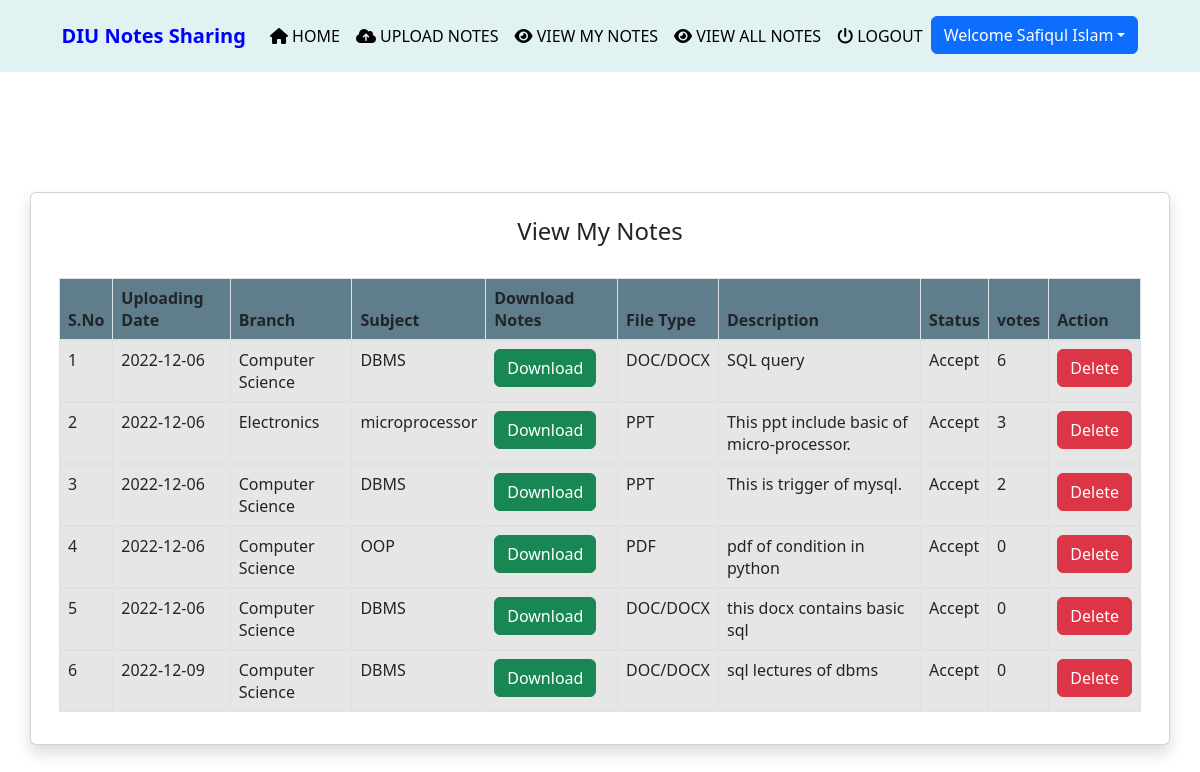
Screenshot of /view_mynotes (signed in) with the database file from the repository.
### notes/models.py (models this page shows, shortened)
class Notes(models.Model):
    user = models.ForeignKey(settings.AUTH_USER_MODEL,on_delete=models.CASCADE)
    uploadingdate = models.CharField(max_length=30)
    branch = models.CharField(max_length=30)
    subject = models.CharField(max_length=30)
    notesfile = models.FileField(null=True)
    filetype = models.CharField(max_length=30)
    description = models.CharField(max_length=100, null=True)
    status = models.CharField(max_length=15)
    upvotes = models.IntegerField(default=0)
    details = models.CharField(default='',max_length=500)

### notes/views.py (the view)
# urls.py: path('view_mynotes', view_mynotes, name='view_mynotes'),
def view_mynotes(request):
    if not request.user.is_authenticated:
        return redirect('login')
    print(request.user.id)
    user = User.objects.get(id=request.user.id)
    notes = Notes.objects.filter(user = user)
    print('tut')
    d = {'notes':notes}
    return render(request,'view_mynotes.html',d)

### notes/templates/view_mynotes.html (shortened to what this page needs)
{% extends 'usernavigation.html'%}
{% load static %}
{% block body %}
<div class="container card shadow mt-5">
	<div class="card-body">
            <h4 class="text-center">View My Notes</h4>
			<br>
			<table id="example" class="table table-striped table-bordered" style="width:100%">
				<thead style="background-color : #607d8b;">
					<tr>
						<th>S.No</th>
						<th>Uploading Date</th>
						<th>Branch</th>
						<th>Subject</th>
						<th>Download Notes</th>
						<th>File Type</th>
						<th>Description</th>
						<th>Status</th>
						<th>votes</th>
						<th>Action</th>
					</tr>
				</thead>
				{% for i in notes %}
				<tbody>
				<tr>
                  <td>{{forloop.counter}}</td>
					<td>{{i.uploadingdate}}</td>
					<td>{{i.branch}}</td>
					<td>{{i.subject}}</td>
					<td><a href="{{i.notesfile.url}}" class="btn btn-success" download>Download</a></td>
					<td>{{i.filetype}}</td>
					<td>{{i.description}}</td>
					<td>{{i.status}}</td>
					<td class="count{{i.id}}">{{i.upvotes}}</td>
					<td><a href="{% url 'delete_mynotes' i.id %}" class="btn btn-danger" onclick="return confirm('Are your sure to Delete ?')">Delete</a></td>
                </tr>
				{% endfor %}
				</tbody>
	</table>
</div>
</div>
{% endblock %}

### notes/templates/usernavigation.html (shortened to what this page needs)
<html lang="en">
<head>
  {% load static %}
  <link rel="stylesheet" href="https://maxcdn.bootstrapcdn.com/bootstrap/4.3.1/css/bootstrap.min.css">
  <link rel="stylesheet" href="https://use.fontawesome.com/releases/v5.6.3/css/all.css">
    <link rel="stylesheet" href="{% static 'css/mystyle.css' %}">
    <link rel="stylesheet" href="https://cdn.jsdelivr.net/npm/bootstrap@5.2.2/dist/css/bootstrap.min.css">
</head>
<body>
 <nav class="navbar navbar-expand-sm justify-content-center py-3" style="background-color: #E0F2F1;">
     <a class="navbar-brand" href=""><span style="color:blue"><b>DIU</b></span><span style="color:blue"> <b>Notes</b> </span><span style="color:blue"><b>Sharing</b></span></a>
  <ul class="navbar-nav">
      <li class="navbar-item">
          <a class="nav-link" href="{% url 'profile' %}"><i class="fas fa-home"></i> HOME</a>
      </li>
      <li class="navbar-item">
          <a class="nav-link" href="{% url 'upload_notes' %}"><i class="fas fa-cloud-upload-alt"></i> UPLOAD NOTES</a>
      </li>
			<li class="navbar-item">
                <a class="nav-link" href="{% url 'view_mynotes' %}"><i class="fas fa-eye"></i> VIEW MY NOTES</a>
            </li>
			<li class="navbar-item">
                <a class="nav-link" href="{% url 'viewallnotes' %}"><i class="fas fa-eye"></i> VIEW ALL NOTES</a>
            </li>
			<li class="navbar-item">
                <a class="nav-link" href="{% url 'logout' %}"><i class="fas fa-power-off"></i> LOGOUT</a>
            </li>
			<div class="dropdown">
				<button class="btn btn-primary dropdown-toggle" type="button"
					id="dropdownMenuButton" data-toggle="dropdown" aria-haspopup="true"
					aria-expanded="false">Welcome {{request.user.first_name}}</button>
			</div>
  </ul>
 </nav>
</body>
</html>
{% block body %}{% endblock %}

### notes/static/css/mystyle.css (style rules this page uses)
.nav-link { color : black !important; }

### rows the page displays
Notes: uploadingdate "2022-12-06", branch "Computer Science", subject "DBMS", filetype "DOC/DOCX", description "SQL query", status "Accept", upvotes "6"
Notes: uploadingdate "2022-12-06", branch "Electronics", subject "microprocessor", filetype "PPT", description "This ppt include basic of micro-processor.", status "Accept", upvotes "3"
Notes: uploadingdate "2022-12-06", branch "Computer Science", subject "DBMS", filetype "PPT", description "This is trigger of mysql.", status "Accept", upvotes "2"
Notes: uploadingdate "2022-12-06", branch "Computer Science", subject "OOP", filetype "PDF", description "pdf of condition in python", status "Accept", upvotes "0"
Notes: uploadingdate "2022-12-06", branch "Computer Science", subject "DBMS", filetype "DOC/DOCX", description "this docx contains basic sql", status "Accept", upvotes "0"
Notes: uploadingdate "2022-12-09", branch "Computer Science", subject "DBMS", filetype "DOC/DOCX", description "sql lectures of dbms", status "Accept", upvotes "0"

### other values shown
{{ request.user.first_name }} "Safiqul Islam"
